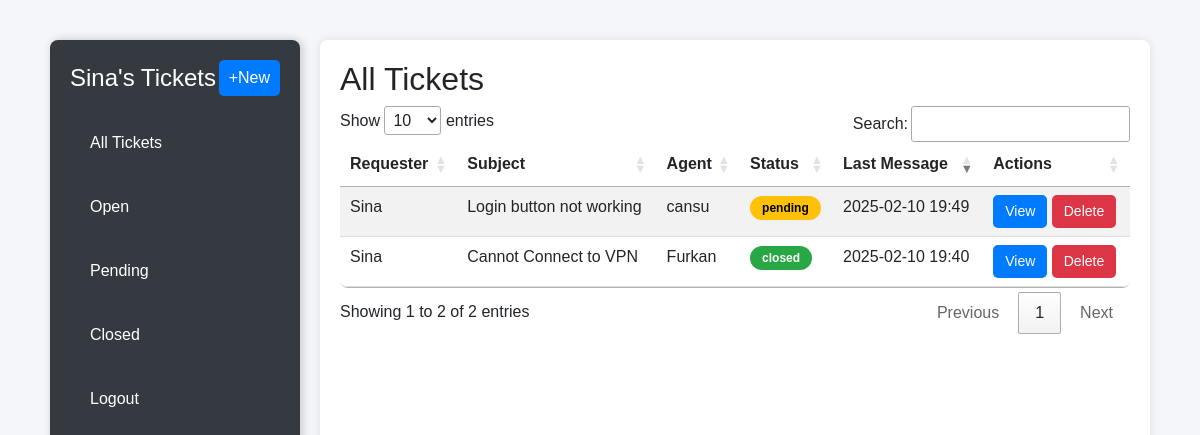
The page /dashboard (signed in) on the database its author committed.
### app.py (models this page shows)
class User(UserMixin, db.Model):
    id = db.Column(db.Integer, primary_key=True)
    name = db.Column(db.String(100), nullable=False)
    email = db.Column(db.String(100), unique=True, nullable=False)
    password = db.Column(db.String(100), nullable=False)
    role = db.Column(db.String(50), nullable=False, default="employee")

class Ticket(db.Model):
    id = db.Column(db.Integer, primary_key=True)
    user_id = db.Column(db.Integer, db.ForeignKey('user.id'))
    agent_id = db.Column(db.Integer, db.ForeignKey('user.id'), nullable=True)
    subject = db.Column(db.String(255), nullable=False)
    description = db.Column(db.Text, nullable=False)
    status = db.Column(db.String(20), default="open")
    created_at = db.Column(db.DateTime, default=db.func.now())
    user = db.relationship('User', foreign_keys=[user_id], backref=db.backref('created_tickets', lazy=True))
    agent = db.relationship('User', foreign_keys=[agent_id], backref=db.backref('assigned_tickets', lazy=True))
    comments = db.relationship('Comment', backref='ticket', lazy=True, cascade="all, delete")

### app.py (the view)
@app.route("/dashboard")
@login_required
def dashboard():
    status_filter = request.args.get("status")
    if current_user.role == "it":
        tickets = Ticket.query.filter_by(agent_id=current_user.id)
    else:
        tickets = Ticket.query.filter_by(user_id=current_user.id)
    if status_filter:
        tickets = tickets.filter_by(status=status_filter)
    tickets = tickets.all()
    return render_template("dashboard.html", tickets=tickets)

### app.py (called while the page is built)
@login_manager.user_loader
def load_user(user_id):
    return User.query.get(int(user_id))

### templates/dashboard.html (shortened to what this page needs)
<!DOCTYPE html>
<html lang="en">
<head>
    <link rel="stylesheet" href="https://cdn.jsdelivr.net/npm/bootstrap@5.3.0/dist/css/bootstrap.min.css">
    <link rel="stylesheet" href="https://cdn.datatables.net/1.13.4/css/jquery.dataTables.min.css">
</head>
<body>
    <div class="container">
        <div class="sidebar">
            <div class="sidebar-head">
                <h4>{{ current_user.name }}'s Tickets</h4>
                <a href="{{ url_for('create_ticket')}}">+New</a>
            </div>
            <div class="sidebar-body">
                <ul>
                    <li><a href="{{ url_for('dashboard') }}">All Tickets</a></li>
                    <li><a href="{{ url_for('dashboard') }}?status=open">Open</a></li>
                    <li><a href="{{ url_for('dashboard') }}?status=pending">Pending</a></li>
                    <li><a href="{{ url_for('dashboard') }}?status=closed">Closed</a></li>
                    <li><a href="{{ url_for('logout') }}">Logout</a></li>
                </ul>
            </div>
        </div>
        <div class="table-container">
            <h2>All Tickets</h2>
            <table id="ticketsTable" class="table table-striped">
                <thead>
                    <tr>
                        <th>Requester</th>
                        <th>Subject</th>
                        <th>Agent</th>
                        <th>Status</th>
                        <th>Last Message</th>
                        <th>Actions</th>
                    </tr>
                </thead>
                <tbody>
                    {% for ticket in tickets %}
                        <tr>
                            <td>{{ ticket.user.name }}</td>
                            <td>{{ ticket.subject }}</td>
                            <td>{{ ticket.agent.name if ticket.agent else "Unassigned" }}</td>
                            <td>
                                <span class="status-badge status-{{ ticket.status.lower() }}">
                                    {{ ticket.status }}
                                </span>
                            </td>
                            <td>{{ ticket.created_at.strftime('%Y-%m-%d %H:%M') }}</td>
                            <td>
                                <a href="{{ url_for('view_ticket', ticket_id=ticket.id) }}" class="btn btn-primary btn-sm">View</a>
                                <button class="btn btn-danger btn-sm delete-btn" data-id="{{ ticket.id }}">Delete</button>
                            </td>
                        </tr>
                    {% endfor %}
                </tbody>
            </table>
        </div>
    </div>
</body>
</html>

### templates/dashboard.html (style rules this page uses)
body { font-family: Arial, sans-serif; background-color: #f4f6f9; margin: 0; padding: 0; }
.container { margin-top: 20px; display: flex; height: 100vh; gap: 20px; padding: 20px; }
.sidebar { width: 250px; background: #343a40; color: white; padding: 20px; border-radius: 8px; box-shadow: 2px 0px 10px rgba(0, 0, 0, 0.2); }
.sidebar-head { display: flex; justify-content: space-between; align-items: center; margin-bottom: 15px; }
.sidebar-head h4 { margin: 0; }
.sidebar-head a { background: #007bff; color: white; padding: 6px 10px; border-radius: 5px; text-decoration: none; }
.sidebar-body ul { list-style: none; padding: 0; }
.sidebar-body ul li { padding: 10px; border-radius: 5px; }
.sidebar-body ul li a { text-decoration: none; color: white; display: block; padding: 10px; border-radius: 5px; transition: 0.3s; }
.table-container { flex: 1; background: white; padding: 20px; border-radius: 8px; box-shadow: 0px 0px 10px rgba(0, 0, 0, 0.1); overflow-x: auto; }
table { width: 100%; border-collapse: collapse; background: white; border-radius: 8px; overflow: hidden; }
th { background: #007bff; color: white; padding: 12px; text-align: left; }
td { padding: 12px; border-bottom: 1px solid #ddd; }
.btn-sm { padding: 6px 12px; border-radius: 5px; font-size: 14px; border: none; transition: 0.3s; }
.btn-primary { background: #007bff; color: white; }
.btn-danger { background: #dc3545; color: white; }
.status-badge { font-size: 12px; padding: 5px 12px; border-radius: 15px; font-weight: bold; text-align: center; }
.status-pending { background-color: #ffc107; color: black; }
.status-closed { background-color: #28a745; color: white; }

### rows shown on the page
User: name "Sina"
Ticket: user.name "Sina", subject "Cannot Connect to VPN", agent "Furkan", status "closed", created_at "2025-02-10 19:40"
Ticket: user.name "Sina", subject "Login button not working", agent "cansu", status "pending", created_at "2025-02-10 19:49"
